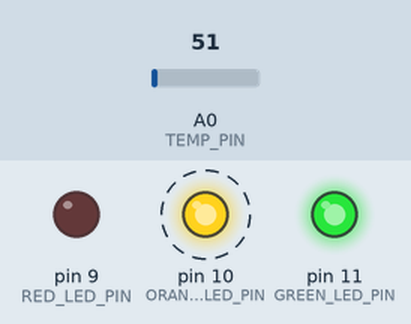
Simulated run of this sketch. Board: Arduino Uno, built with avr-gcc and run on an emulated ATmega328P. Shown: output pins drawn as LEDs (lit = HIGH). Dashed ring = blinking. Inputs (shaded band) come from the test bench; at power-on: A0 (TEMP_PIN) = 51.

Above: at 1.2 s.
1.3 s: A0 (TEMP_PIN) set to 57
At 1.5 s:
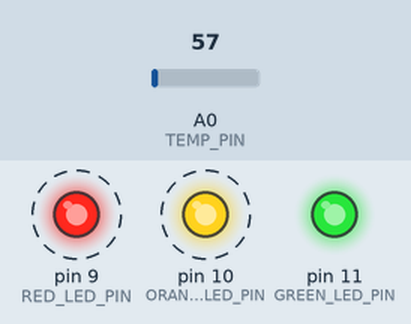
4.3 s: A0 (TEMP_PIN) set to 30
At 5.6 s:
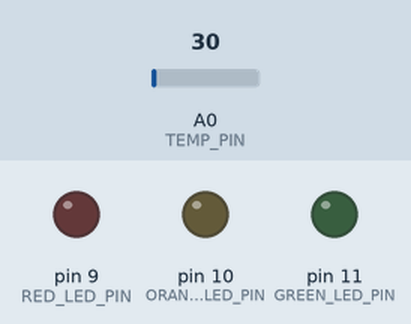
5.9 s: A0 (TEMP_PIN) set to 61
At 7.3 s:
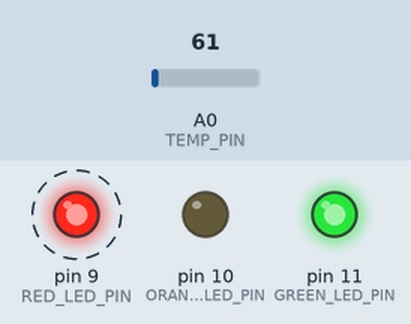
8.9 s: A0 (TEMP_PIN) set to 15
At 9.3 s:
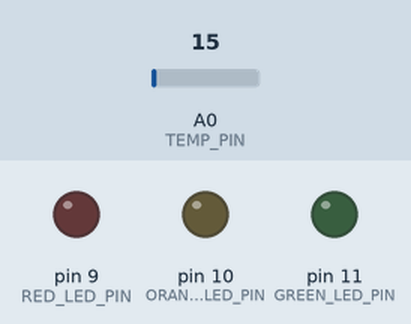
10.5 s: A0 (TEMP_PIN) set to 71
At 10.9 s:
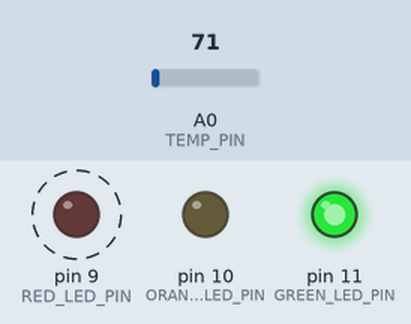
Timing chart, 0 to 14.5 s (numbered marks = the images above; inputs shaded):
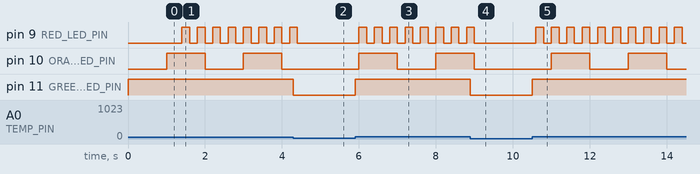

The sketch:

TempDisplayCode.ino
```cpp
const int TEMP_PIN = A0;

const int GREEN_LED_PIN = 11;
const int ORANGE_LED_PIN = 10;
const int RED_LED_PIN = 9;

const int GREEN_TEMP = 60;
const int ORANGE_TEMP = 70;
const int RED_TEMP = 80;

const int ORANGE_TIME_INTERVAL = 1000;
const int RED_TIME_INTERVAL = 200;

int greenLedState = LOW;
int orangeLedState = LOW;
int redLedState = 0;

unsigned long orangeTimer = 0;
unsigned long redTimer = 0;


void setup() {
  // Init LEDs to off
  pinMode(GREEN_LED_PIN, OUTPUT);
  pinMode(ORANGE_LED_PIN, OUTPUT);
  pinMode(RED_LED_PIN, redLedState);

  digitalWrite(GREEN_LED_PIN, greenLedState);
  digitalWrite(ORANGE_LED_PIN, orangeLedState);
  analogWrite(RED_LED_PIN, greenLedState);

  Serial.begin(9600); // Init temp sensor
}

void loop() {
  // Diagnostic
//  float degreesC = analogRead(TEMP_PIN) * 0.0048828125 * 100;
//  Serial.print(F("Real Time Temp C: "));
//  Serial.println(degreesC);
//  Serial.print(F("Real Time Temp F: "));
//  Serial.println(temperatureF);
//  Serial.println("");

  float temperatureF = (analogRead(TEMP_PIN) * 0.0048828125 * 100) * (9.0 / 5.0) + 32.0;

  if (millis() - redTimer >= RED_TIME_INTERVAL) {
    if (temperatureF >= RED_TEMP) {
      setHighLED((redLedState == 0) ? 255 : 0);
    } else {
      setHighLED(0);
    }
  }

  if (millis() - orangeTimer >= ORANGE_TIME_INTERVAL) {
    if (temperatureF >= ORANGE_TEMP) {
      setMediumLED((orangeLedState == LOW) ? HIGH : LOW);
    } else {
      setMediumLED(LOW);
    }
  }

  setLowLED(temperatureF);
}

void setHighLED(int value) {
  redLedState = value;
  analogWrite(RED_LED_PIN, redLedState);

  redTimer = millis();
}

void setMediumLED(boolean value) {
  orangeLedState = value;
  digitalWrite(ORANGE_LED_PIN, orangeLedState);

  orangeTimer = millis();
}

void setLowLED(int temp) {
  greenLedState = (temp >= GREEN_TEMP) ? HIGH : LOW;
  digitalWrite(GREEN_LED_PIN, greenLedState);
}
```

Measured:
- the behaviour switches between 54 and 55 on A0 (TEMP_PIN) (found by bisection; images 0 and 1)
- after the input at 1.3 s, pin 9 (RED_LED_PIN): alternates HIGH for 0.20 s and LOW for 0.20 s, starting after 0.10 s
- after the input at 4.3 s, pin 9 (RED_LED_PIN): goes on until 4.4 s, then stays LOW; pin 10 (ORANGE_LED_PIN): stays LOW (without the input it goes to HIGH after 0.70 s); pin 11 (GREEN_LED_PIN): HIGH → LOW at once
- after the input at 5.9 s, pin 9 (RED_LED_PIN): alternates HIGH for 0.20 s and LOW for 0.20 s, starting after 0.10 s; pin 10 (ORANGE_LED_PIN): LOW → HIGH after 0.10 s, → LOW 1.0 s later, → HIGH 1.0 s later; pin 11 (GREEN_LED_PIN): LOW → HIGH at once
- after the input at 8.9 s, pin 9 (RED_LED_PIN), pin 10 (ORANGE_LED_PIN): goes on until 9.0 s, then stays LOW; pin 11 (GREEN_LED_PIN): HIGH → LOW at once
- after the input at 10.5 s, pin 9 (RED_LED_PIN): alternates HIGH for 0.20 s and LOW for 0.20 s, starting after 0.10 s; pin 10 (ORANGE_LED_PIN): alternates HIGH for 1.0 s and LOW for 1.0 s, starting after 0.50 s; pin 11 (GREEN_LED_PIN): LOW → HIGH at once
